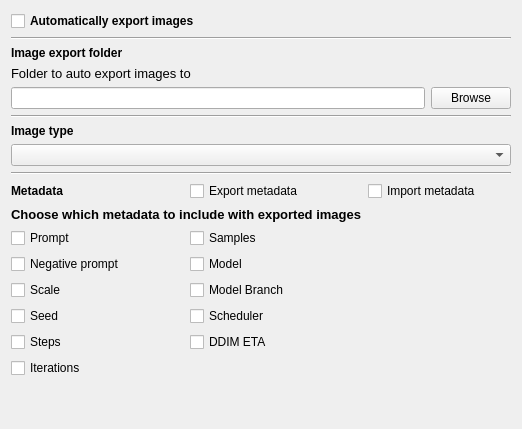
<?xml version="1.0" encoding="UTF-8"?>
<ui version="4.0">
 <class>Form</class>
 <widget class="QWidget" name="Form">
  <property name="geometry">
   <rect>
    <x>0</x>
    <y>0</y>
    <width>522</width>
    <height>429</height>
   </rect>
  </property>
  <property name="windowTitle">
   <string>Form</string>
  </property>
  <layout class="QGridLayout" name="gridLayout_2">
   <item row="0" column="0">
    <widget class="QCheckBox" name="actionAuto_export_images">
     <property name="font">
      <font>
       <bold>true</bold>
      </font>
     </property>
     <property name="text">
      <string>Automatically export images</string>
     </property>
    </widget>
   </item>
   <item row="1" column="0" colspan="2">
    <widget class="Line" name="line">
     <property name="orientation">
      <enum>Qt::Horizontal</enum>
     </property>
    </widget>
   </item>
   <item row="2" column="0">
    <widget class="QLabel" name="label">
     <property name="font">
      <font>
       <bold>true</bold>
      </font>
     </property>
     <property name="text">
      <string>Image export folder</string>
     </property>
    </widget>
   </item>
   <item row="3" column="0">
    <widget class="QLabel" name="label_2">
     <property name="font">
      <font>
       <pointsize>10</pointsize>
      </font>
     </property>
     <property name="text">
      <string>Folder to auto export images to</string>
     </property>
    </widget>
   </item>
   <item row="4" column="0">
    <widget class="QLineEdit" name="image_path"/>
   </item>
   <item row="4" column="1">
    <widget class="QPushButton" name="image_path_browse_button">
     <property name="text">
      <string>Browse</string>
     </property>
    </widget>
   </item>
   <item row="5" column="0" colspan="2">
    <widget class="Line" name="line_3">
     <property name="orientation">
      <enum>Qt::Horizontal</enum>
     </property>
    </widget>
   </item>
   <item row="6" column="0">
    <widget class="QLabel" name="label_5">
     <property name="font">
      <font>
       <bold>true</bold>
      </font>
     </property>
     <property name="text">
      <string>Image type</string>
     </property>
    </widget>
   </item>
   <item row="8" column="0" colspan="2">
    <widget class="Line" name="line_2">
     <property name="orientation">
      <enum>Qt::Horizontal</enum>
     </property>
    </widget>
   </item>
   <item row="9" column="0" colspan="2">
    <layout class="QGridLayout" name="gridLayout">
     <item row="0" column="0">
      <widget class="QLabel" name="label_3">
       <property name="font">
        <font>
         <bold>true</bold>
        </font>
       </property>
       <property name="text">
        <string>Metadata</string>
       </property>
      </widget>
     </item>
     <item row="0" column="1">
      <widget class="QCheckBox" name="export_metadata">
       <property name="toolTip">
        <string>&lt;html&gt;&lt;head/&gt;&lt;body&gt;&lt;p&gt;Export metadata along with images. &lt;/p&gt;&lt;p&gt;Only works with PNG files.&lt;/p&gt;&lt;/body&gt;&lt;/html&gt;</string>
       </property>
       <property name="text">
        <string>Export metadata</string>
       </property>
      </widget>
     </item>
     <item row="0" column="2">
      <widget class="QCheckBox" name="import_metadata">
       <property name="toolTip">
        <string>&lt;html&gt;&lt;head/&gt;&lt;body&gt;&lt;p&gt;Automatically load metadata into generator options. &lt;/p&gt;&lt;p&gt;Only works with PNG files.&lt;/p&gt;&lt;/body&gt;&lt;/html&gt;</string>
       </property>
       <property name="text">
        <string>Import metadata</string>
       </property>
      </widget>
     </item>
     <item row="0" column="3">
      <spacer name="horizontalSpacer">
       <property name="orientation">
        <enum>Qt::Horizontal</enum>
       </property>
       <property name="sizeHint" stdset="0">
        <size>
         <width>40</width>
         <height>20</height>
        </size>
       </property>
      </spacer>
     </item>
     <item row="1" column="0" colspan="2">
      <widget class="QLabel" name="label_4">
       <property name="font">
        <font>
         <pointsize>10</pointsize>
         <bold>true</bold>
        </font>
       </property>
       <property name="text">
        <string>Choose which metadata to include with exported images</string>
       </property>
      </widget>
     </item>
     <item row="2" column="0">
      <widget class="QCheckBox" name="metadata_prompt">
       <property name="text">
        <string>Prompt</string>
       </property>
      </widget>
     </item>
     <item row="2" column="1">
      <widget class="QCheckBox" name="metadata_samples">
       <property name="text">
        <string>Samples</string>
       </property>
      </widget>
     </item>
     <item row="3" column="0">
      <widget class="QCheckBox" name="metadata_negative_prompt">
       <property name="text">
        <string>Negative prompt</string>
       </property>
      </widget>
     </item>
     <item row="3" column="1">
      <widget class="QCheckBox" name="metadata_model">
       <property name="text">
        <string>Model</string>
       </property>
      </widget>
     </item>
     <item row="4" column="0">
      <widget class="QCheckBox" name="metadata_scale">
       <property name="text">
        <string>Scale</string>
       </property>
      </widget>
     </item>
     <item row="4" column="1">
      <widget class="QCheckBox" name="metadata_model_branch">
       <property name="text">
        <string>Model Branch</string>
       </property>
      </widget>
     </item>
     <item row="5" column="0">
      <widget class="QCheckBox" name="metadata_seed">
       <property name="text">
        <string>Seed</string>
       </property>
      </widget>
     </item>
     <item row="5" column="1">
      <widget class="QCheckBox" name="metadata_scheduler">
       <property name="text">
        <string>Scheduler</string>
       </property>
      </widget>
     </item>
     <item row="6" column="0">
      <widget class="QCheckBox" name="metadata_steps">
       <property name="text">
        <string>Steps</string>
       </property>
      </widget>
     </item>
     <item row="6" column="1">
      <widget class="QCheckBox" name="metadata_ddim_eta">
       <property name="text">
        <string>DDIM ETA</string>
       </property>
      </widget>
     </item>
     <item row="7" column="0">
      <widget class="QCheckBox" name="metadata_iterations">
       <property name="text">
        <string>Iterations</string>
       </property>
      </widget>
     </item>
     <item row="8" column="0">
      <spacer name="verticalSpacer">
       <property name="orientation">
        <enum>Qt::Vertical</enum>
       </property>
       <property name="sizeHint" stdset="0">
        <size>
         <width>17</width>
         <height>37</height>
        </size>
       </property>
      </spacer>
     </item>
    </layout>
   </item>
   <item row="7" column="0" colspan="2">
    <widget class="QComboBox" name="image_type_dropdown"/>
   </item>
  </layout>
 </widget>
 <resources/>
 <connections/>
</ui>
